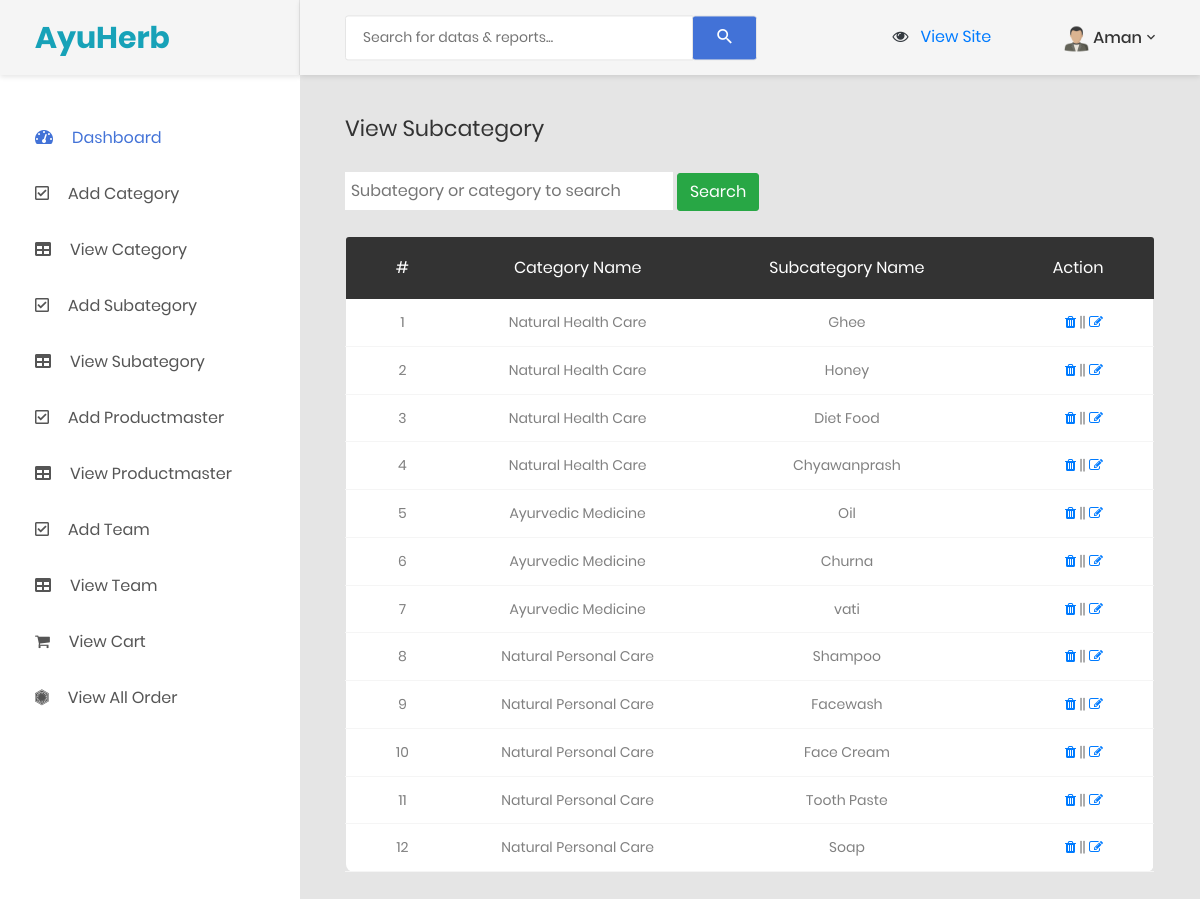
The page /Admin/view_subcategory.php (signed in) on the database its author committed.
### tables this page shows
CREATE TABLE `subcategory` (
  `s_id` int(11) NOT NULL,
  `c_id` varchar(100) NOT NULL,
  `subcategory_name` varchar(100) NOT NULL
);

CREATE TABLE `category` (
  `c_id` int(11) NOT NULL,
  `category_name` varchar(100) NOT NULL,
  `class` varchar(100) NOT NULL
);

### Admin/view_subcategory.php (the view, shortened to what this page needs)
<?php
    include('header.php');
    if(isset($_GET['search']))
    {
        $ser = $_GET['search'];
        $sel = "select * from subcategory JOIN category ON category.c_id = subcategory.c_id where `category_name` LIKE '%$ser%' OR `subcategory_name` LIKE '%$ser%'";
    }
    else
    {
        $sel = "select * from subcategory JOIN category ON category.c_id = subcategory.c_id";
    }
    $qu = mysqli_query($con,$sel);
 ?>
            <div class="main-content">
                <div class="section__content section__content--p30">
                    <div class="container-fluid">
                    <div class="row">
                       <div class="col-md-12">
                                    <h4 class="title-1">View Subcategory</h4>
                                </div>
                       </div>
                        <div class="row m-t-30">
                            <div class="col-md-12">
                                <div class="table-responsive m-b-40">
                                <form>
                                    <input style="padding: 6px;" type="text" name="search" placeholder="Subategory or category to search">
                                    <input class="btn btn-success" type="submit" name="submit" value="Search">
                                </form><br>
                                    <table class="table table-borderless table-data3">
                                        <thead>
                                            <tr style="text-align: center;">
                                                <th>#</th>
                                                <th>Category Name</th>
                                                <th>Subcategory Name</th>
                                                <th colspan="2">Action</th>
                                            </tr>
                                        </thead>
                                        <tbody>
                                        <?php while($record = mysqli_fetch_array($qu)) { ?>
                                            <tr style="text-align: center;">
                                                <td><?php echo $record['s_id']; ?></td>
                                                <td><?php echo $record['category_name']; ?></td>
                                                <td><?php echo $record['subcategory_name']; ?></td>
                                                <td><a href="view_subcategory.php?s_id=<?php echo $record['s_id']; ?>"><i class="fa fa-trash"></i></a>  ||
                                                <a href="add_subcategory.php?s_id=<?php echo $record['s_id']; ?>"><i class="fa fa-edit"></i></a></td>
                                            </tr>
                                        <?php } ?>
                                        </tbody>
                                    </table>
                                </div>
                            </div>
                        </div>
                    </div>
                </div>
            </div>
        </div>
    </div>
<?php include('footer.php'); ?>

### Admin/header.php (shortened to what this page needs)
 <!DOCTYPE html>
<html lang="en">
<head>
    <link href="css/font-face.css" rel="stylesheet" media="all">
    <link href="vendor/font-awesome-4.7/css/font-awesome.min.css" rel="stylesheet" media="all">
    <link href="vendor/font-awesome-5/css/fontawesome-all.min.css" rel="stylesheet" media="all">
    <link href="vendor/mdi-font/css/material-design-iconic-font.min.css" rel="stylesheet" media="all">
    <link href="vendor/bootstrap-4.1/bootstrap.min.css" rel="stylesheet" media="all">
    <link href="vendor/animsition/animsition.min.css" rel="stylesheet" media="all">
    <link href="vendor/bootstrap-progressbar/bootstrap-progressbar-3.3.4.min.css" rel="stylesheet" media="all">
    <link href="vendor/wow/animate.css" rel="stylesheet" media="all">
    <link href="vendor/css-hamburgers/hamburgers.min.css" rel="stylesheet" media="all">
    <link href="vendor/slick/slick.css" rel="stylesheet" media="all">
    <link href="vendor/select2/select2.min.css" rel="stylesheet" media="all">
    <link href="vendor/perfect-scrollbar/perfect-scrollbar.css" rel="stylesheet" media="all">
    <link href="css/theme.css" rel="stylesheet" media="all">
    <link rel="stylesheet" href="https://cdnjs.cloudflare.com/ajax/libs/font-awesome/4.7.0/css/font-awesome.min.css">
</head>
<body class="animsition">
    <div class="page-wrapper">
        <aside class="menu-sidebar d-none d-lg-block">
            <div class="logo">
                <h2 class="text-info">AyuHerb</h2>
            </div>
            <div class="menu-sidebar__content js-scrollbar1">
                <nav class="navbar-sidebar">
                    <ul class="list-unstyled navbar__list">
                        <li class="active has-sub">
                            <a class="js-arrow" href="dashboard.php">
                                <i class="fas fa-tachometer-alt"></i>Dashboard</a>
                        </li>
                        <li>
                            <a href="add_category.php">
                                <i class="far fa-check-square"></i>Add Category</a>
                        </li>
                        <li>
                            <a href="view_category.php">
                                <i class="fas fa-table"></i>View Category</a>
                        </li>
                           <li>
                            <a href="add_subcategory.php">
                                <i class="far fa-check-square"></i>Add Subategory</a>
                        </li>
                        <li>
                            <a href="view_subcategory.php">
                                <i class="fas fa-table"></i>View Subategory</a>
                        </li>
                            <li>
                            <a href="add_cakemaster.php">
                                <i class="far fa-check-square"></i>Add Productmaster</a>
                        </li>
                        <li>
                            <a href="view_cakemaster.php">
                                <i class="fas fa-table"></i>View Productmaster</a>
                        </li>
                        <li>
                            <a href="add_chef.php">
                                <i class="far fa-check-square"></i>Add Team </a>
                        </li>
                        <li>
                            <a href="view_chef.php">
                                <i class="fas fa-table"></i>View Team</a>
                        </li>
                        <li>
                            <a href="view_cart.php">
                                <i class="fa fa-shopping-cart"></i>View Cart</a>
                        </li>
                          <li>
                            <a href="view_order.php">
                                <i class="fa fa-first-order"></i>View All Order</a>
                        </li>
                    </ul>
                </nav>
            </div>
        </aside>
        <div class="page-container">
            <header class="header-desktop">
                <div class="section__content section__content--p30">
                    <div class="container-fluid">
                        <div class="header-wrap">
                            <form class="form-header" action="" method="POST">
                                <input class="au-input au-input--xl" type="text" name="search" placeholder="Search for datas &amp; reports..." />
                                <button class="au-btn--submit" type="submit">
                                    <i class="zmdi zmdi-search"></i>
                                </button>
                            </form>
                            <div class="header-button">
                              <button class=""> <a class="pr-3"  href="../index.php"><i class="fa fa-eye pr-2 text-dark" aria-hidden="true"></i>
View Site</a></button>
                                <div class="account-wrap">
                                    <div class="account-item clearfix js-item-menu">
                                        <div class="content">
                                        <img src="image/user2.png"  width="25px" alt="">
                                            <a class="js-acc-btn" href="#"><?php echo $_SESSION['admin']['name']; ?></a>
                                        </div>
                                    </div>
                                </div>
                            </div>
                        </div>
                    </div>
                </div>
            </header>

### Admin/footer.php (shortened to what this page needs)
</body>
</html>

### rows shown on the page
subcategory: s_id "1", c.category_name "Natural Health Care", subcategory_name "Ghee"
subcategory: s_id "2", c.category_name "Natural Health Care", subcategory_name "Honey"
subcategory: s_id "3", c.category_name "Natural Health Care", subcategory_name "Diet Food"
subcategory: s_id "4", c.category_name "Natural Health Care", subcategory_name "Chyawanprash"
subcategory: s_id "5", c.category_name "Ayurvedic Medicine", subcategory_name "Oil"
subcategory: s_id "6", c.category_name "Ayurvedic Medicine", subcategory_name "Churna"
subcategory: s_id "7", c.category_name "Ayurvedic Medicine", subcategory_name "vati"
subcategory: s_id "8", c.category_name "Natural Personal Care", subcategory_name "Shampoo"
subcategory: s_id "9", c.category_name "Natural Personal Care", subcategory_name "Facewash"
subcategory: s_id "10", c.category_name "Natural Personal Care", subcategory_name "Face Cream"
subcategory: s_id "11", c.category_name "Natural Personal Care", subcategory_name "Tooth Paste"
subcategory: s_id "12", c.category_name "Natural Personal Care", subcategory_name "Soap"

### other values the page prints
$_SESSION['admin']['name'] "Aman"
